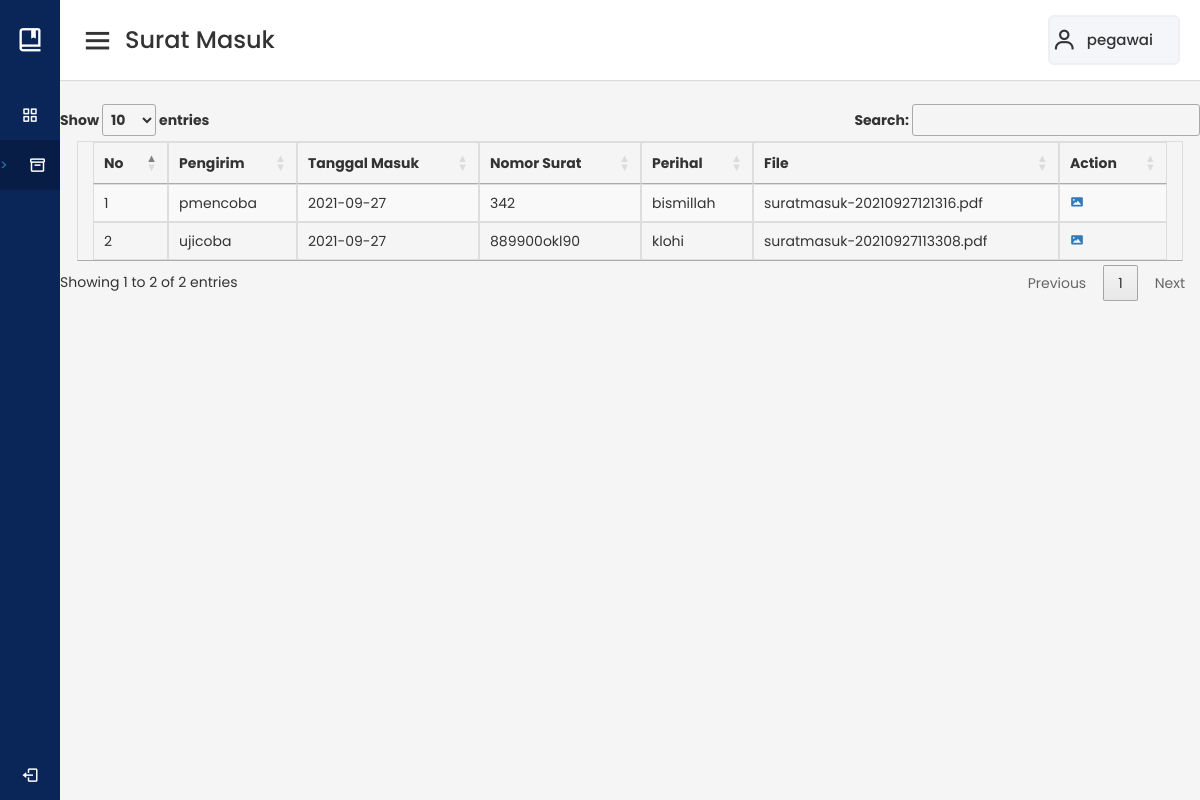
The app's page /halaman_pegawai_suratmasuk.php (signed in) with its own data.
### tables this page shows
CREATE TABLE `suratmasuk` (
  `id` int(11) NOT NULL,
  `pengirim` varchar(100) NOT NULL,
  `tanggal_masuk` date NOT NULL,
  `nomor_surat` varchar(100) NOT NULL,
  `perihal` varchar(255) NOT NULL,
  `unit` varchar(50) NOT NULL,
  `file_suratmasuk` varchar(255) NOT NULL
);

### suratmasuk_pegawai.php (the view, shortened to what this page needs)
<?php
include_once("koneksi.php");
$unit = $_SESSION['unit'];
$result = mysqli_query($mysqli, "SELECT * FROM suratmasuk where find_in_set($unit,unit) ORDER BY id DESC");
?>
<html>
<head>
    <link rel="stylesheet" type="text/css" href="https://cdn.datatables.net/1.10.10/css/jquery.dataTables.min.css">
    <link rel="stylesheet" type="text/css" href="https://maxcdn.bootstrapcdn.com/bootstrap/3.3.5/css/bootstrap.min.css">
</head>
<body>
    <table style="width: 97%;" class="container table-striped table-bordered table-hover" id="datatable">
        <thead>
            <tr>
                <th>No</th>
                <th>Pengirim</th>
                <th>Tanggal Masuk</th>
                <th>Nomor Surat</th>
                <th>Perihal</th>
                <th>File</th>
                <th>Action</th>
            </tr>
        </thead>
        <tbody>
            <?php
            $number = 1;
            while ($user_data = mysqli_fetch_array($result)) {
                echo "<tr>";
                echo "<td> $number </td>";
                echo "<td>" . $user_data['pengirim'] . "</td>";
                echo "<td>" . $user_data['tanggal_masuk'] . "</td>";
                echo "<td>" . $user_data['nomor_surat'] . "</td>";
                echo "<td>" . $user_data['perihal'] . "</td>";
                echo "<td>" . $user_data['file_suratmasuk'] . "</td>";
                echo "<td><a href='pdfsuratmasuk/$user_data[file_suratmasuk]' target='_blank'><i class='bx bxs-image'></i></a></td></tr>";
                ++$number;
            }
            ?>
        </tbody>
    </table>
</body>
</html>

### styleadmin.css (style rules this page uses)
* { margin: 0; padding: 0; box-sizing: border-box; font-family: "Poppins", sans-serif; }

### records on screen
suratmasuk: pengirim "pmencoba", tanggal_masuk "2021-09-27", nomor_surat "342", perihal "bismillah", file_suratmasuk "suratmasuk-20210927121316.pdf"
suratmasuk: pengirim "ujicoba", tanggal_masuk "2021-09-27", nomor_surat "889900okl90", perihal "klohi", file_suratmasuk "suratmasuk-20210927113308.pdf"

### other values on screen
$_SESSION['level'] "pegawai"
